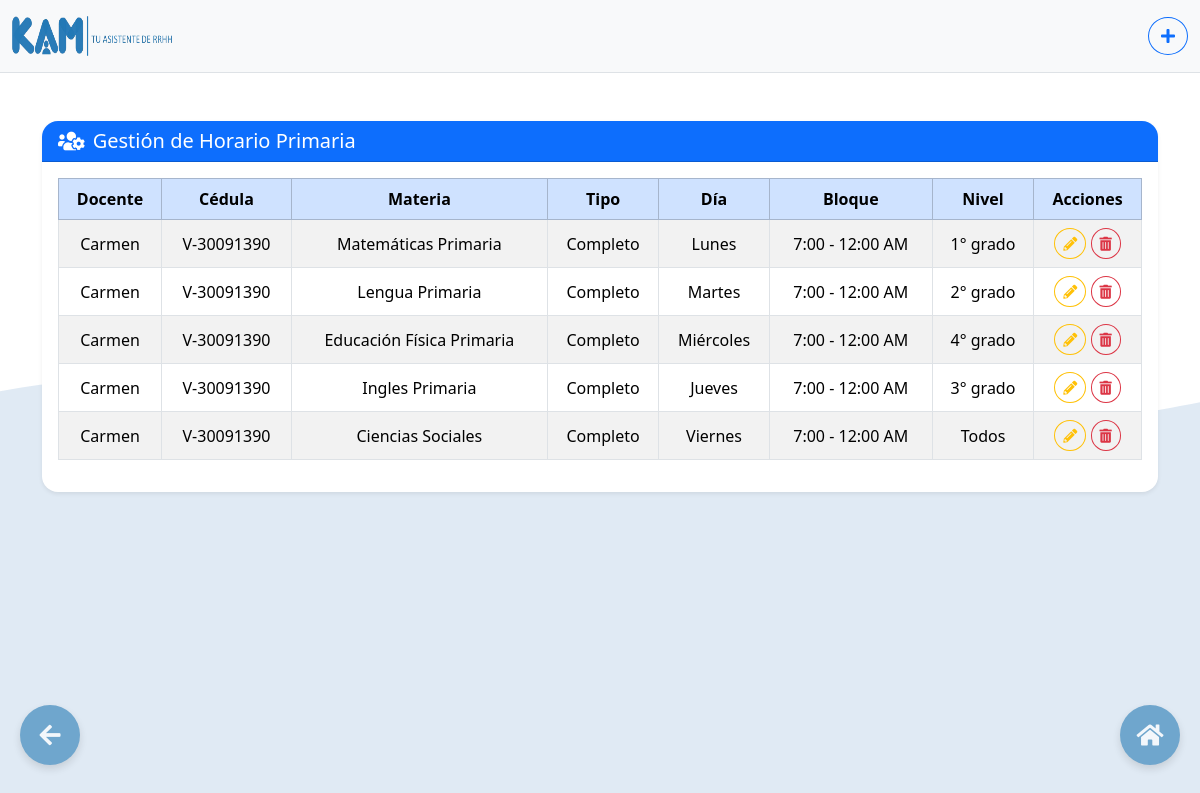
Screenshot of /Horario_Primaria.php (signed in) with the database file from the repository.
### tables this page shows
CREATE TABLE `horarios` (
  `id` int(11) NOT NULL,
  `cedula` varchar(20) NOT NULL,
  `tipo` enum('parcial','tiempo_completo') NOT NULL,
  `total_horas` int(11) DEFAULT NULL
);

CREATE TABLE `persona` (
  `id_personal` int(11) NOT NULL,
  `nombre_personal` varchar(255) NOT NULL,
  `apellido_personal` varchar(255) NOT NULL,
  `cedula_personal` varchar(50) NOT NULL,
  `titulo_personal` varchar(255) NOT NULL,
  `correo_personal` varchar(255) NOT NULL,
  `nacimiento_personal` date NOT NULL,
  `ingreso_personal` date NOT NULL,
  `cargo_personal` varchar(255) NOT NULL,
  `huella_dactilar` mediumblob NOT NULL,
  `nacionalidad_personal` varchar(100) DEFAULT NULL,
  `tipo` enum('Parcial','Tiempo Completo') NOT NULL,
  `activo` tinyint(1) NOT NULL DEFAULT 1
);

CREATE TABLE `materias` (
  `id` int(11) NOT NULL,
  `nombre` varchar(100) NOT NULL,
  `nivel` int(11) NOT NULL DEFAULT 1
);

### Horario_Primaria.php (the view, shortened to what this page needs)
<?php
$pdo = new PDO("mysql:host=localhost;dbname=base_kam;charset=utf8mb4", "root", "", [
  PDO::ATTR_ERRMODE => PDO::ERRMODE_EXCEPTION,
  PDO::ATTR_DEFAULT_FETCH_MODE => PDO::FETCH_ASSOC
]);
$sql = "
  SELECT
    h.id AS horario_id,
    p.nombre_personal AS docente,
    p.cedula_personal AS cedula,
    m.nombre AS materia,
    h.tipo,
    h.total_horas,
    COALESCE(bp.dia, bc.dia) AS dia,
    COALESCE(bp.hora, bc.bloque_hora) AS bloque,
    COALESCE(bp.nivel, bc.nivel) AS nivel,
    COALESCE(bp.seccion, bc.seccion) AS seccion
FROM horarios h
JOIN persona p ON p.cedula_personal = h.cedula
LEFT JOIN bloques_parcial bp ON bp.horario_id = h.id
LEFT JOIN bloques_completo bc ON bc.horario_id = h.id
LEFT JOIN materias m
    ON m.id = COALESCE(bp.materia_id, bc.materia_id)
WHERE m.nivel IN (2, 4, 6);
";
$datos = $pdo->query($sql)->fetchAll();
include './Includes/Head.php';
?>
<body>
  <div class="container-fluid py-3 border-bottom">
    <div class="d-flex align-items-center justify-content-between flex-wrap">
      <div class="d-flex align-items-center gap-2">
        <img src="./Assets/Images/KAM.png" alt="Logo" width="160" height="40">
      </div>
    <div class="text-end">
      <button data-bs-toggle="modal" data-bs-target="#modalHorario" class="btn btn-outline-primary rounded-circle">
        <i class="fas fa-plus"></i>
      </button>
    </div>
  </div>
</div>
<div class="container my-5">
  <div class="card shadow-sm border-0 rounded-4">
    <div class="card-header bg-primary text-white rounded-top-4 d-flex align-items-center">
      <i class="fas fa-users-cog fa-lg me-2"></i>
      <h5 class="mb-0">Gestión de Horario Primaria</h5>
    </div>
    <div class="card-body rounded-bottom-4">
      <div class="table-responsive">
        <table id="miTabla" class="table table-striped table-bordered table-hover align-middle text-center w-100">
          <thead class="table-primary">
            <tr>
              <th class="text-center">Docente</th>
              <th class="text-center">Cédula</th>
              <th class="text-center">Materia</th>
              <th class="text-center">Tipo</th>
              <th class="text-center">Día</th>
              <th class="text-center">Bloque</th>
              <th class="text-center">Nivel</th>
              <th class="text-center">Acciones</th>
            </tr>
          </thead>
          <tbody>
            <?php foreach ($datos as $fila): ?>
              <tr>
                <td class="text-center"><?= $fila['docente'] ?></td>
                <td class="text-center"><?= $fila['cedula'] ?></td>
                <td class="text-center"><?= $fila['materia'] ?></td>
                <td class="text-center">
                    <?= $fila['tipo'] === 'tiempo_completo' ? 'Completo' : ucfirst($fila['tipo']) ?>
                  </td>
                <td class="text-center"><?= $fila['dia'] ?></td>
                <td class="text-center"><?= $fila['bloque'] ?></td>
                <td class="text-center"><?= $fila['nivel'] ?></td>
                <td class="text-center">
                  <button class="btn btn-sm btn-outline-warning rounded-circle" onclick="editarHorario(<?= $fila['horario_id'] ?>)">
                    <i class="fas fa-pencil-alt"></i>
                  </button>
                  <form method="POST" action="PHP/eliminar_horario_primaria.php" id="formEliminarHorario<?= $fila['horario_id'] ?>" style="display:inline;">
                    <button type="button" class="btn btn-sm btn-outline-danger rounded-circle" onclick="confirmarEliminacion(<?= $fila['horario_id'] ?>)">
                      <i class="fas fa-trash-alt"></i>
                    </button>
                  </form>
                </td>
              </tr>
            <?php endforeach; ?>
          </tbody>
        </table>
      </div>
    </div>
  </div>
</div>
<a href="Inicio.php">
  <div class="floating-button right-button">
    <i class="fas fa-house fa-xl text-white"></i>
  </div>
</a>
<a href="Horarios.php">
  <div class="floating-button left-button">
    <i class="fas fa-arrow-left fa-xl text-white"></i>
  </div>
</a>
</body>
</html>

### Includes/Head.php (style rules this page uses)
.container-fluid { position: relative; z-index: 2; background-color: #f8f9fa; backdrop-filter: none; }
.floating-button { background-color: #2378b2; opacity: 0.6; border: none; border-radius: 50%; width: 60px; height: 60px; position: fixed; bottom: 35px; cursor: pointer; display: flex; justify-content: center; align-items: center; box-shadow: 0 4px 8px rgba(0, 0, 0, 0.2); transition: opacity 0.3s ease; z-index: 10; }
.right-button { right: 20px; }
.left-button { left: 20px; }

### rows the page displays
horarios: persona.nombre_personal "Carmen", persona.cedula_personal "V-30091390", materias.nombre "Matemáticas Primaria", tipo "Completo", dia "Lunes", bloque "7:00 - 12:00 AM", nivel "1° grado", materias.nombre "Lengua Primaria", dia "Martes", nivel "2° grado", materias.nombre "Educación Física Primaria", dia "Miércoles", nivel "4° grado", materias.nombre "Ingles Primaria", dia "Jueves", nivel "3° grado", materias.nombre "Ciencias Sociales", dia "Viernes", nivel "Todos"
